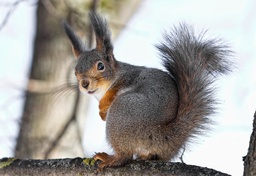
#> input picture resources/fox_squirrel_original.jpg, 256 x 176 px, shrunk from 799 x 548 before the run
$ python rotation.py
#> lines starting #> are read from the running program, lines starting #| are printed output that depends on the picture; long printed decimals are rounded
### utils.py
import cv2
import numpy as np
from PIL import Image


def round_half_up(x):
    return int(x + 0.5) if x > 0 else int(x - 0.5)


def show_image(x):
    Image.fromarray(cv2.cvtColor(x, cv2.COLOR_BGR2RGB)).show()


def to_grayscale(img):
    gray_img = cv2.cvtColor(src=img, code=cv2.COLOR_RGB2GRAY)
    return gray_img

### rotation.py
# References:
    # https://medium.com/@bosssds65/how-to-rotate-image-using-only-numpy-in-15-lines-ddc1fca93c87

import numpy as np

from utils import round_half_up


def get_output_size(img, angle):
    h, w, _ = img.shape
    diag = (h**2 + w**2)**0.5
    ori_angle1 = np.arctan2(h, -w)
    angle_rad = np.deg2rad(angle)
    new_angle1 = ori_angle1 - angle_rad
    new_h = int(diag * np.sin(new_angle1))
    ori_angle2 = np.arctan2(h, w)
    new_angle2 = ori_angle2 - angle_rad
    new_w = int(diag * np.cos(new_angle2))
    return new_h, new_w


def rotate1(img, angle, method="nn"):
    angle_rad = np.deg2rad(angle)
    cos = np.cos(angle_rad)
    sin = np.sin(angle_rad)
    h, w, *_ = img.shape
    new_h, new_w = get_output_size(img, angle=angle)
    new_img = np.zeros((new_h, new_w, *_), dtype=img.dtype)
    for new_row in range(new_h):
        for new_col in range(new_w):
            a = new_col - new_w//2
            b = new_row - new_h//2
            if method == "nn":
                ori_row = round_half_up(-sin*a + cos*b) + h//2
                ori_col = round_half_up(cos*a + sin*b) + w//2
            if 0 <= ori_row < h and 0 <= ori_col < w:
                new_img[new_row, new_col] = img[ori_row, ori_col]
    return new_img


def rotate2(img, angle):
    angle_rad = np.deg2rad(angle)
    cos = np.cos(angle_rad)
    sin = np.sin(angle_rad)
    h, w, *_ = img.shape
    new_h, new_w = get_output_size(img, angle=angle)
    new_img = np.zeros((new_h, new_w, *_), dtype=img.dtype)
    for ori_row in range(h):
        for ori_col in range(w):
            a = ori_col - w//2
            b = ori_row - h//2
            new_row = round_half_up(sin*a + cos*b + new_h//2)
            new_col = round_half_up(cos*a - sin*b + new_w//2)
            if 0 <= new_row < new_h and 0 <= new_col < new_w:
                new_img[new_row, new_col] = img[ori_row, ori_col]
    return new_img


if __name__ == "__main__":
    import cv2
    import imutils

    img_path = "./resources/fox_squirrel_original.jpg"
    img = cv2.imread(img_path, cv2.IMREAD_COLOR)
#> img is the input picture: shape (176, 256, 3); mean B, G, R 157.1, 160.5, 163.1

    angle = 44
    method = "nn"
    out1 = imutils.rotate_bound(img, angle=angle)
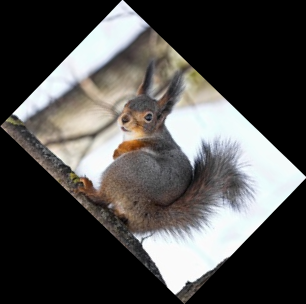
#> out1: shape (304, 306, 3); mean B, G, R 76.1, 77.7, 79
    out2 = rotate1(img, angle=angle, method=method)
#> in rotate1, `new_h, new_w = get_output_size(img, angle=angle)`: new_h = 304; new_w = 306
    print(np.abs(out1 - out2).mean()) # 37.27
#| 43.849
    out3 = rotate2(img, angle=angle)
#> in rotate2, `new_h, new_w = get_output_size(img, angle=angle)`: new_h = 304; new_w = 306
#> after the loop in rotate2, `for ori_row in range(h):`:
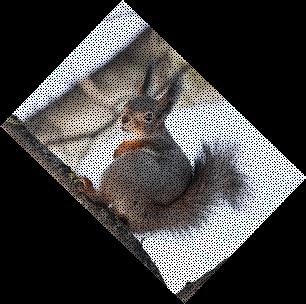
#> new_img: shape (304, 306, 3); mean B, G, R 63.1, 64.5, 65.5
    print(np.abs(out1 - out3).mean()) # 44.38
#| 49.564

$ run again, with resources/golden_retriever_original.jpg copied over resources/fox_squirrel_original.jpg
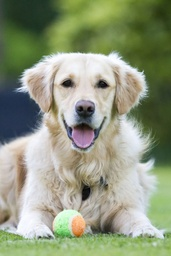
#> input picture resources/golden_retriever_original.jpg, 171 x 256 px, shrunk from 980 x 1470 before the run
#> img is the input picture: shape (256, 171, 3); mean B, G, R 126.5, 152.6, 144.6
#> in rotate1, `new_h, new_w = get_output_size(img, angle=angle)`: new_h = 302; new_w = 300
#> after the loop in rotate1, `for new_row in range(new_h):`:
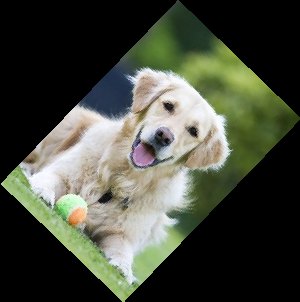
#> new_img: shape (302, 300, 3); mean B, G, R 61.1, 73.8, 69.9
#| 51.453
#> in rotate2, `new_h, new_w = get_output_size(img, angle=angle)`: new_h = 302; new_w = 300
#> after the loop in rotate2, `for ori_row in range(h):`:
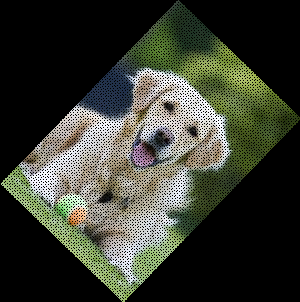
#> new_img: shape (302, 300, 3); mean B, G, R 50.7, 61.2, 57.9
#| 52.596
